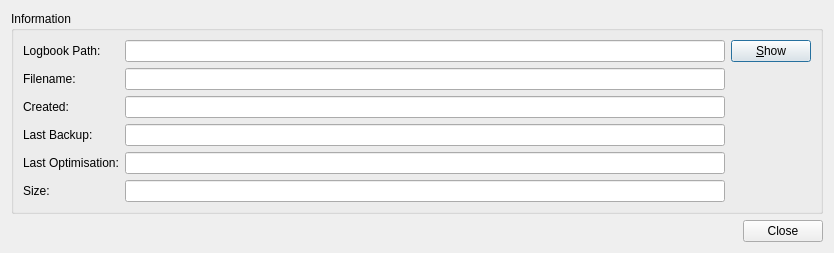
<?xml version="1.0" encoding="UTF-8"?>
<ui version="4.0">
 <class>AboutLogbookDialog</class>
 <widget class="QDialog" name="AboutLogbookDialog">
  <property name="geometry">
   <rect>
    <x>0</x>
    <y>0</y>
    <width>824</width>
    <height>250</height>
   </rect>
  </property>
  <property name="windowTitle">
   <string>Logbook</string>
  </property>
  <layout class="QVBoxLayout" name="verticalLayout">
   <item>
    <widget class="QGroupBox" name="groupBox">
     <property name="title">
      <string>Information</string>
     </property>
     <layout class="QGridLayout" name="gridLayout">
      <item row="1" column="1">
       <spacer name="verticalSpacer">
        <property name="orientation">
         <enum>Qt::Vertical</enum>
        </property>
        <property name="sizeHint" stdset="0">
         <size>
          <width>20</width>
          <height>141</height>
         </size>
        </property>
       </spacer>
      </item>
      <item row="0" column="0" rowspan="2">
       <layout class="QFormLayout" name="formLayout">
        <item row="0" column="0">
         <widget class="QLabel" name="label">
          <property name="text">
           <string>Logbook Path:</string>
          </property>
         </widget>
        </item>
        <item row="0" column="1">
         <widget class="QLineEdit" name="directoryPathLineEdit">
          <property name="minimumSize">
           <size>
            <width>600</width>
            <height>0</height>
           </size>
          </property>
          <property name="readOnly">
           <bool>true</bool>
          </property>
         </widget>
        </item>
        <item row="1" column="0">
         <widget class="QLabel" name="label_2">
          <property name="text">
           <string>Filename:</string>
          </property>
         </widget>
        </item>
        <item row="1" column="1">
         <widget class="QLineEdit" name="logbookNameLineEdit">
          <property name="minimumSize">
           <size>
            <width>600</width>
            <height>0</height>
           </size>
          </property>
          <property name="readOnly">
           <bool>true</bool>
          </property>
         </widget>
        </item>
        <item row="2" column="0">
         <widget class="QLabel" name="label_4">
          <property name="text">
           <string>Created:</string>
          </property>
         </widget>
        </item>
        <item row="2" column="1">
         <widget class="QLineEdit" name="createdDateLineEdit">
          <property name="minimumSize">
           <size>
            <width>600</width>
            <height>0</height>
           </size>
          </property>
          <property name="readOnly">
           <bool>true</bool>
          </property>
         </widget>
        </item>
        <item row="3" column="0">
         <widget class="QLabel" name="label_6">
          <property name="text">
           <string>Last Backup:</string>
          </property>
         </widget>
        </item>
        <item row="3" column="1">
         <widget class="QLineEdit" name="lastBackupDateLineEdit">
          <property name="minimumSize">
           <size>
            <width>600</width>
            <height>0</height>
           </size>
          </property>
          <property name="readOnly">
           <bool>true</bool>
          </property>
         </widget>
        </item>
        <item row="4" column="0">
         <widget class="QLabel" name="label_5">
          <property name="text">
           <string>Last Optimisation:</string>
          </property>
         </widget>
        </item>
        <item row="4" column="1">
         <widget class="QLineEdit" name="lastOptimisationDateLineEdit">
          <property name="minimumSize">
           <size>
            <width>600</width>
            <height>0</height>
           </size>
          </property>
          <property name="readOnly">
           <bool>true</bool>
          </property>
         </widget>
        </item>
        <item row="5" column="0">
         <widget class="QLabel" name="label_3">
          <property name="text">
           <string>Size:</string>
          </property>
         </widget>
        </item>
        <item row="5" column="1">
         <widget class="QLineEdit" name="logbookSizeLineEdit">
          <property name="minimumSize">
           <size>
            <width>600</width>
            <height>0</height>
           </size>
          </property>
          <property name="readOnly">
           <bool>true</bool>
          </property>
         </widget>
        </item>
       </layout>
      </item>
      <item row="0" column="1">
       <widget class="QPushButton" name="showLogbookPathPushButton">
        <property name="text">
         <string>&amp;Show</string>
        </property>
       </widget>
      </item>
     </layout>
    </widget>
   </item>
   <item>
    <widget class="QDialogButtonBox" name="buttonBox">
     <property name="orientation">
      <enum>Qt::Horizontal</enum>
     </property>
     <property name="standardButtons">
      <set>QDialogButtonBox::Close</set>
     </property>
    </widget>
   </item>
  </layout>
 </widget>
 <resources/>
 <connections>
  <connection>
   <sender>buttonBox</sender>
   <signal>accepted()</signal>
   <receiver>AboutLogbookDialog</receiver>
   <slot>accept()</slot>
   <hints>
    <hint type="sourcelabel">
     <x>248</x>
     <y>254</y>
    </hint>
    <hint type="destinationlabel">
     <x>157</x>
     <y>274</y>
    </hint>
   </hints>
  </connection>
  <connection>
   <sender>buttonBox</sender>
   <signal>rejected()</signal>
   <receiver>AboutLogbookDialog</receiver>
   <slot>reject()</slot>
   <hints>
    <hint type="sourcelabel">
     <x>316</x>
     <y>260</y>
    </hint>
    <hint type="destinationlabel">
     <x>286</x>
     <y>274</y>
    </hint>
   </hints>
  </connection>
 </connections>
</ui>
